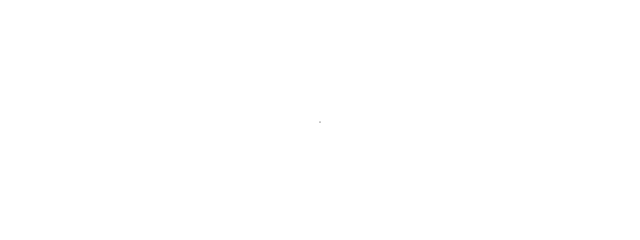
Frame 1 (no input)
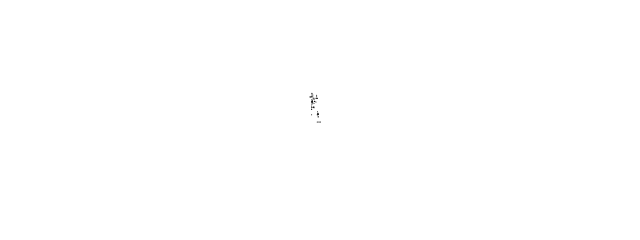
Frame 60 (no input)
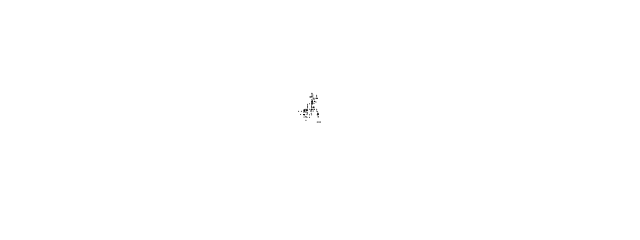
Frame 120 (the mouse pressed at the canvas centre since frame 60)

The p5.js sketch that drew these frames (run headless with seeded random() and noise() and a simulated clock; from frame 60 on, the mouse is pressed at the canvas centre):

// p5.js sketch
// ── sketch.js
class Walker {
    constructor() {
        this.x = width / 2;
        this.y = height / 2;
    }

    show() {
        stroke(0);
        point(this.x, this.y);
    }

    step() {
        const step = randomGaussian(0, 3);

        if (random(1) < 0.5) this.x += step;
        else this.y += step;
    }
}

let walker;

function setup() {
    createCanvas(640, 240);
    walker = new Walker();
    background(255);
}

function draw() {
    walker.step();
    walker.show();
}
